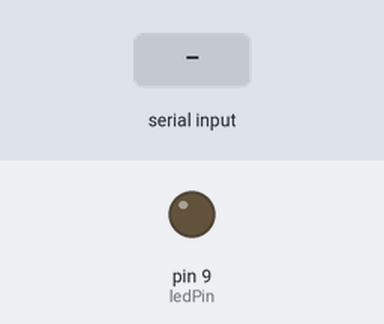
This sketch was run on a simulated Arduino Uno, built with avr-gcc and run on an emulated ATmega328P. Shown: output pins drawn as LEDs (lit = HIGH). The test bench sets the inputs (shaded band).

Above: at 1.2 s.
1.3 s: "1" received over the second serial link
At 2.3 s:
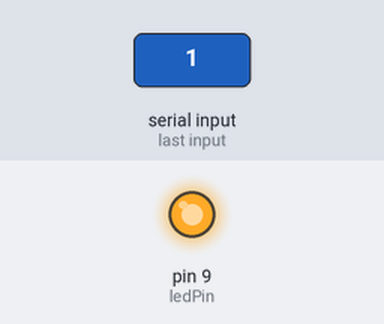
2.8 s: "0" received over the second serial link
At 3.7 s:
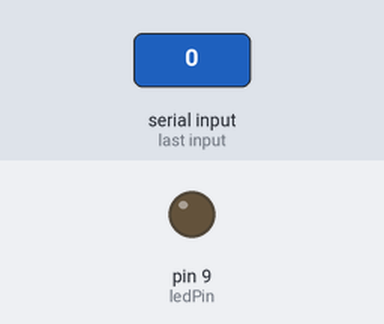
Timing chart, 0 to 5.8 s (numbered marks = the images above; inputs shaded):
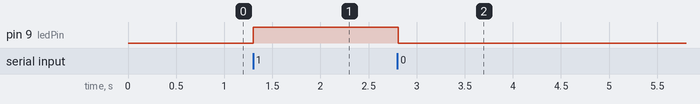

Measured:
- after the input at 1.3 s, pin 9 (ledPin): LOW → HIGH at once
- after the input at 2.8 s, pin 9 (ledPin): HIGH → LOW at once

The sketch:

Arduino-prueba_de_bth.ino
```cpp
#include <SoftwareSerial.h>

 //Práctica encender un LED con Bluetooth HC-05
int ledPin = 9; // usamos un pin de salida al LED
int state = 0; // Variable lectrura serial
 SoftwareSerial mySerial(10, 11); // RX, TX
void setup() {
    pinMode(ledPin, OUTPUT);   //Declara pin de Salida
    digitalWrite(ledPin, LOW); //Normalmente Apagado
    mySerial.begin(9600);
}

void loop() {
 //si el modulo a manda dato, guardarlo en estado.
  if(mySerial.available() > 0){
       state = mySerial.read();
  } // esta parte del código es para solo 1 Carácter o Unidad.

 // si el estado es 0 ese sería Apagado “OFF”
 if (state == '0') {
    digitalWrite(ledPin, LOW);
    mySerial.println("LED: off");
 }

 // de lo contrario si el estado es 1 ese sería Encendido “ON”
 else
 if (state == '1') {
     digitalWrite(ledPin, HIGH);
     mySerial.println("LED: on");
 }
}
```
